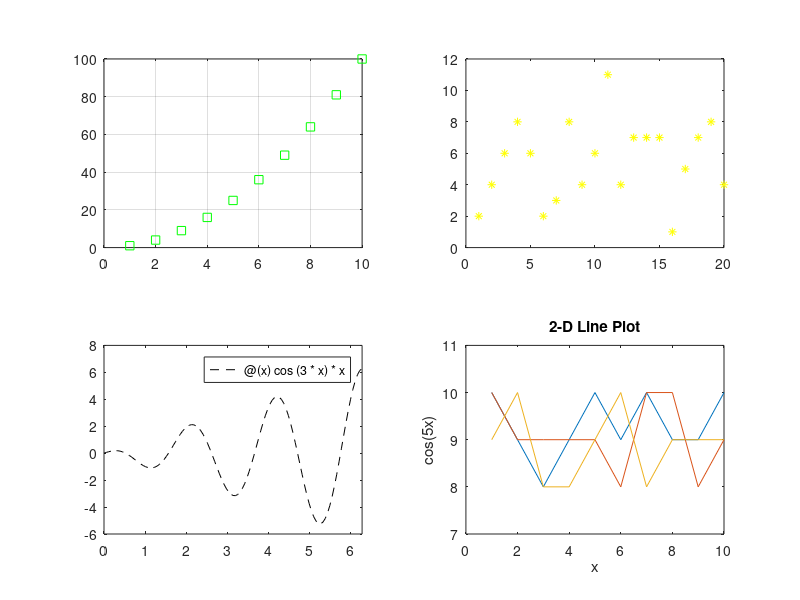

This chart was generated by the following MATLAB code:
A=[1:10].^2;
B=randi(11,20,1);
C=randi([8,10],10,3);
tufuncion=@(x)cos(3*x)*x;

subplot(2,2,1),plot(A,'sg')
grid on
subplot(2,2,2),plot(B,'y*')
subplot(2,2,3),fplot(tufuncion,[0,2*pi],'--k')
subplot(2,2,4),plot(C)
title('2-D Line Plot')
xlabel('x')
ylabel('cos(5x)')
ylim([7,11])
